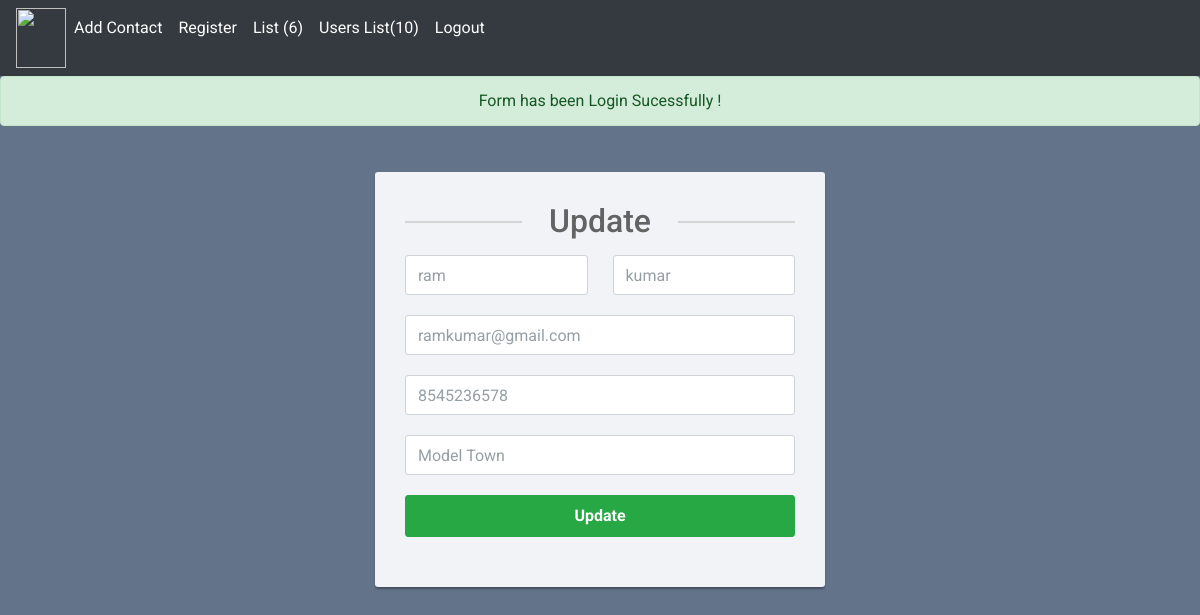
Page /edit.php?id=8 (signed in) on the committed database.
### tables this page shows
CREATE TABLE `contact` (
  `id` int(12) NOT NULL,
  `first_name` varchar(255) DEFAULT NULL,
  `last_name` varchar(255) DEFAULT NULL,
  `email` varchar(255) DEFAULT NULL,
  `contact` varchar(255) DEFAULT NULL,
  `address` varchar(255) DEFAULT NULL,
  `auth_id` int(12) DEFAULT NULL,
  `created_date` datetime NOT NULL DEFAULT current_timestamp(),
  `updated_date` datetime NOT NULL DEFAULT current_timestamp(),
  `image` varchar(255) DEFAULT NULL
);

### edit.php (the view, shortened to what this page needs)
<?php
include('./connection.php');
$id  = $_GET['id'];
$query  = "SELECT * FROM contact WHERE id = $id ";
$result = mysqli_query($connection,$query);
 while( $row =mysqli_fetch_assoc($result)){
	$output =  $row;
 }
  if(isset($_SESSION['success']) AND !empty($_SESSION['success'])){
    $success = $_SESSION['success'];
  }
?>
<!DOCTYPE html>
<html lang="en">
<head>
<link rel="stylesheet" href="https://stackpath.bootstrapcdn.com/bootstrap/4.5.0/css/bootstrap.min.css">
<link rel="stylesheet" href="https://maxcdn.bootstrapcdn.com/font-awesome/4.7.0/css/font-awesome.min.css">
</head>
<body>
<?php include ('./nav_bar.php'); ?>
<?php  if(isset($success) && ($success)){ ?>
<div class="alert alert-success text-center"><?php echo $success; ?></div>
<?php } ?>
<div class="signup-form">
    <form action="./server_edit.php" method="post">
		<h2>Update</h2>
        <div class="form-group">
			<div class="row">
				<div class="col"><input type="text" class="form-control" name="first_name" placeholder="First Name" value="<?php echo $output['first_name'];?>" ></div>
				<div class="col"><input type="text" class="form-control" name="last_name" placeholder="Last Name" value="<?php echo $output['last_name'];?>"></div>
			</div>
        </div>
        <div class="form-group">
        	<input type="email" class="form-control" name="email" placeholder="Email" value="<?php echo $output['email'];?>">
        </div>
		<div class="form-group">
            <input type="text" class="form-control" name="contact" placeholder="Contact" value="<?php echo $output['contact'];?>" >
        </div>
        <div class="form-group">
            <input type="text" class="form-control" name="address" placeholder="Address" value="<?php echo $output['address'];?>" >
        </div>
		<div class="form-group">
            <button type="submit" class="btn btn-success btn-lg btn-block">Update</button>
        </div>
    </form>
</div>
</body>
</html>

### edit.php (style rules this page uses)
body { color: #fff; background: #63738a; font-family: 'Roboto', sans-serif; }
.form-control { height: 40px; box-shadow: none; color: #969fa4; }
.form-control, .btn { border-radius: 3px; }
.signup-form { width: 450px; margin: 0 auto; padding: 30px 0; font-size: 15px; }
.signup-form h2 { color: #636363; margin: 0 0 15px; position: relative; text-align: center; }
.signup-form h2:before, .signup-form h2:after { content: ""; height: 2px; width: 30%; background: #d4d4d4; position: absolute; top: 50%; z-index: 2; }
.signup-form h2:before { left: 0; }
.signup-form h2:after { right: 0; }
.signup-form form { color: #999; border-radius: 3px; margin-bottom: 15px; background: #f2f3f7; box-shadow: 0px 2px 2px rgba(0, 0, 0, 0.3); padding: 30px; }
.signup-form .form-group { margin-bottom: 20px; }
.signup-form .btn { font-size: 16px; font-weight: bold; min-width: 140px; outline: none !important; }
.signup-form .row div:last-child { padding-left: 10px; }

### rows in the picture
contact: first_name "ram", last_name "kumar", email "ramkumar@gmail.com", contact "8545236578", address "Model Town"

### other values in the picture
$count "6"
$count_1 "10"
$success "Form has been Login Sucessfully !"
